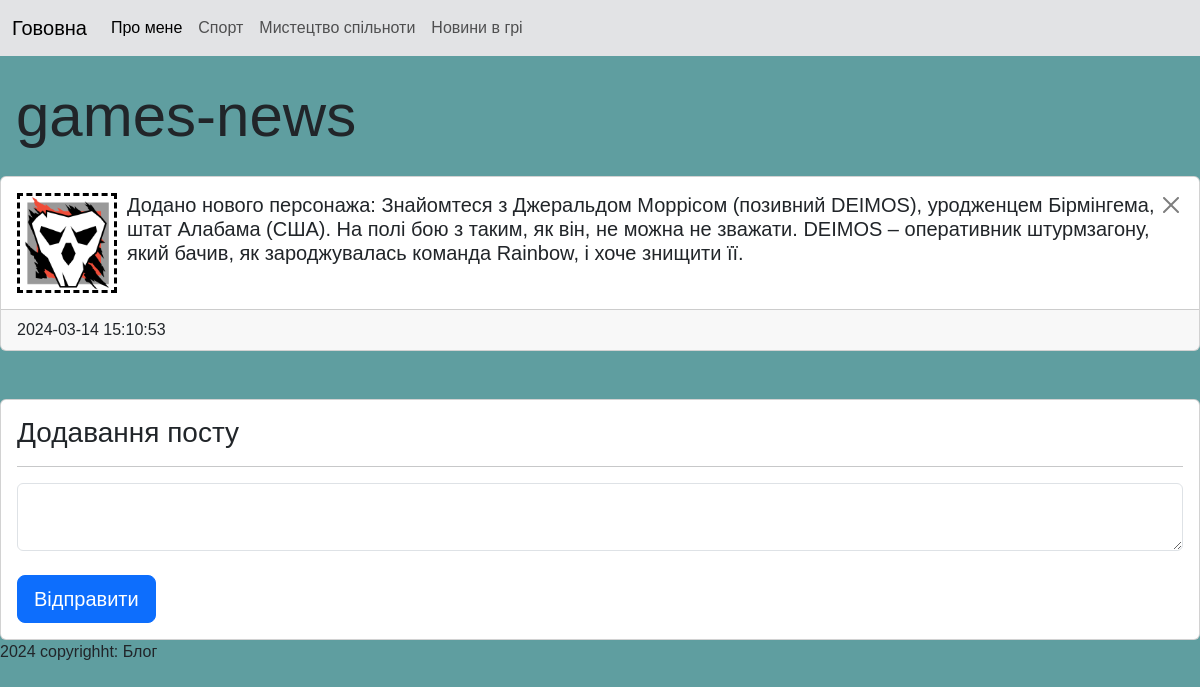
/post/category/games-news, run on the app's committed database.
### tables this page shows
CREATE TABLE category(
	category_id INTEGER PRIMARY KEY AUTOINCREMENT,
	category_name TEXT
);

CREATE TABLE post(
	post_id INTEGER PRIMARY KEY AUTOINCREMENT,
	category_id INTEGER NOT NULL,
	post_text TEXT,
	post_datetime TEXT NOT NULL DEFAULT CURRENT_TIMESTAMP,
	FOREIGN KEY(category_id) REFERENCES category(category_id)
ON UPDATE CASCADE ON DELETE CASCADE
);

### main.py (the view)
@app.route("/post/category/<category_name>", methods=["GET", "POST"])
def post_category(category_name):
    category_id = db.getIdByCategory(category_name)
    if request.method == "GET":
        posts = db.getPostsByCategory(category_name)
    if request.method == "POST":
        db.addPost(request.form["category_id"], request.form["post"])
        posts = db.getPostsByCategory(category_name)
        return redirect(f"/post/category/{category_name}")
    return render_template("post_category.html",
                            category_name=category_name,
                            category_id=category_id,
                            posts=posts)

### db_scripts.py (called while the page is built)
def open():
    global connection, cursor
    connection = sqlite3.connect(db_name)
    cursor = connection.cursor()

def close():
    cursor.close()
    connection.close()

def getIdByCategory(category_name):
    open()
    cursor.execute('''  SELECT category_id
                        FROM category
                        WHERE category_name = (?)
                    ''', [category_name])
    category_id = cursor.fetchone()[0]
    close()
    return category_id

def getPostsByCategory(category_name):
    open()
    cursor.execute('''  SELECT * FROM post, category
                        WHERE category_name = (?)
                        AND post.category_id = category.category_id
                        ORDER BY post_datetime DESC
                   ''', [category_name])
    posts = cursor.fetchall()
    close()
    return posts

### templates/post_category.html (shortened to what this page needs)
{%extends "index.html"%}
{%block content%}
<h2 class="my-4 ms-3 category-header">{{category_name}}</h2>
<section class="category_content">
    <div>
        {%for post in posts%}
        <div class="card my-4">
          <div class="card-body">
          <a href="/post/delete/{{post[0]}}/{{category_name}}" onclick="return confirm('Видалити пост?')">
            <button type="button" class="btn-close" data-bs-dismiss="alert" aria-label="Close" style="float: right"></button>
          </a>
            <img class="post-image" src="/static/{{post[0]}}.jpg" alt="{{post[0]}}.jpg" width="100px" height="100px">
            <h5 class="card-title">{{post[2]}}</h5>
          </div>
          <footer class="card-footer">{{post[3]}}</footer>
        </div>
        {%endfor%}
    </div>
    <div class="card mt-5">
        <div class="card-body">
          <h3 class="card-title">Додавання посту</h3>
          <hr>
          <form method="POST">
              <textarea name="post" class="form-control post-input"></textarea><br>
              <input type="submit" class="btn btn-primary btn-lg" value="Відправити">
          </form>
        </div>
      </div>
</section>
{%endblock%}

### static/style.css (style rules this page uses)
body { background-color: cadetblue ; font-family: sans-serif; }
.post-image { float: left; border: 3px dashed black; margin-right: 10px; }
.category-header { font-size: 60px; font-family:Impact, Haettenschweiler, 'Arial Narrow Bold', sans-serif; }
.post-input { font-size: large; }

### data on the page
category: category_name "games-news"
post: post_text "Додано нового персонажа: Знайомтеся з Джеральдом Моррісом (позивний DEIMOS), уродженцем Бірмінгема, штат Алабама (США). На полі бою з таким, як він, не можна не зважати. DEIMOS – оперативник штурмзагону, який бачив, як зароджувалась команда Rainbow, і хоче знищити її.", post_datetime "2024-03-14 15:10:53"
